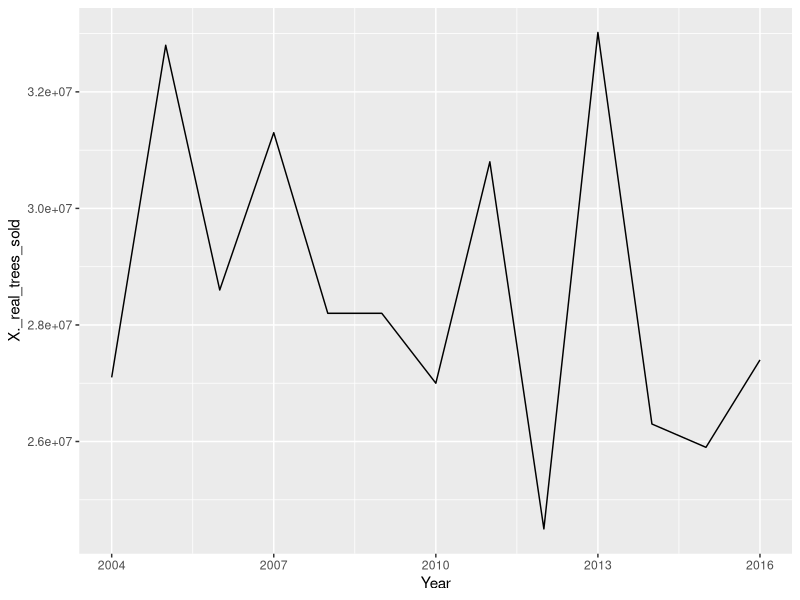
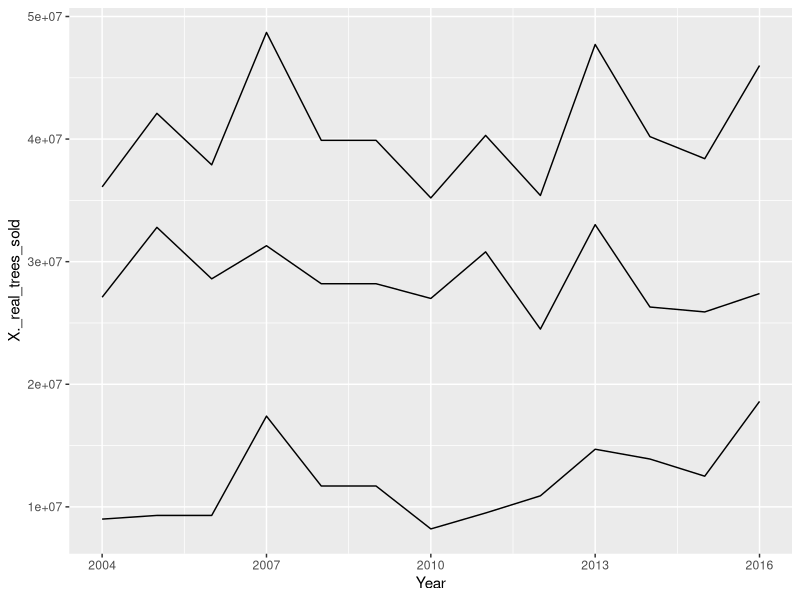
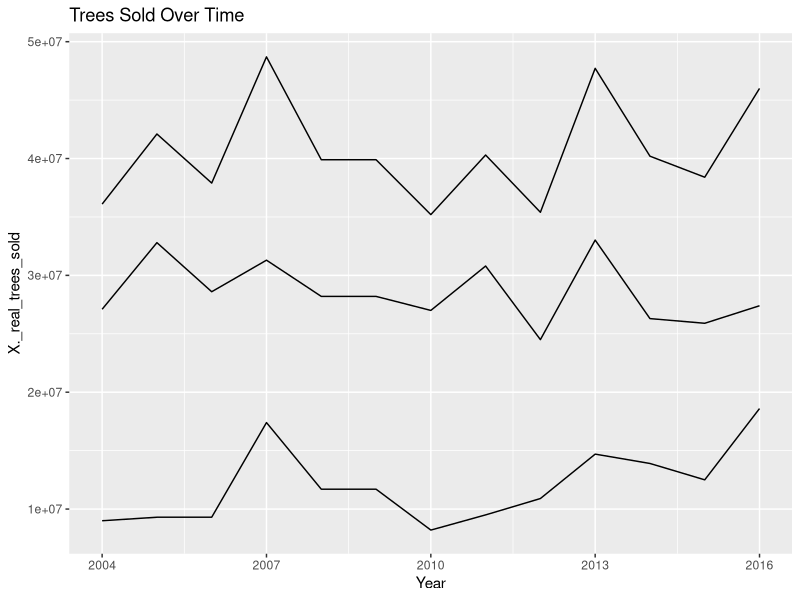
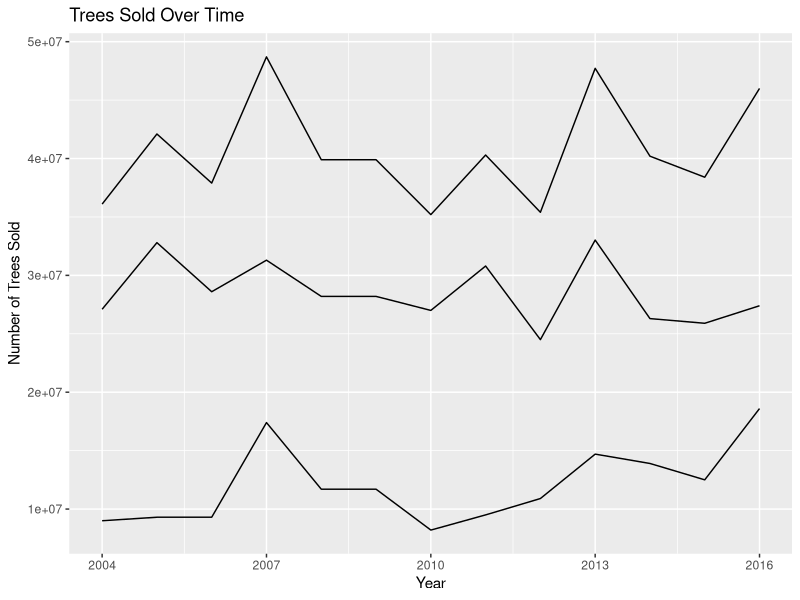
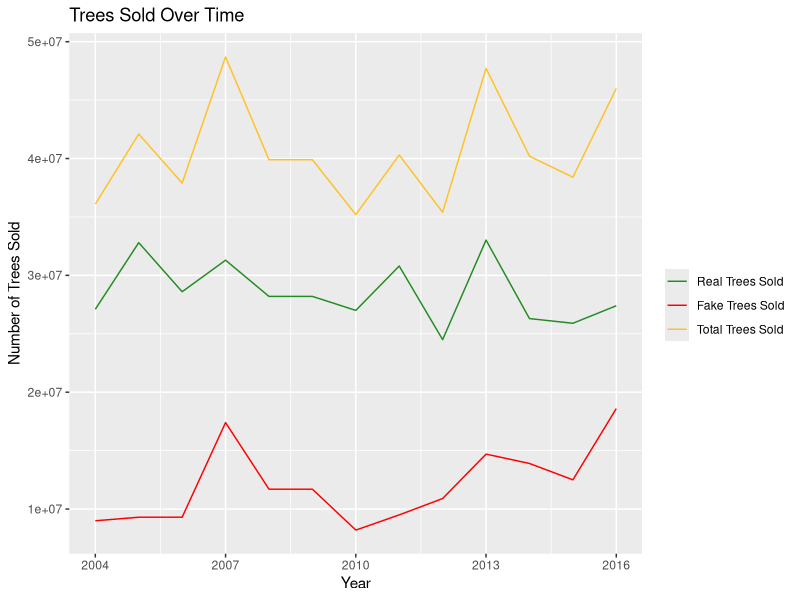
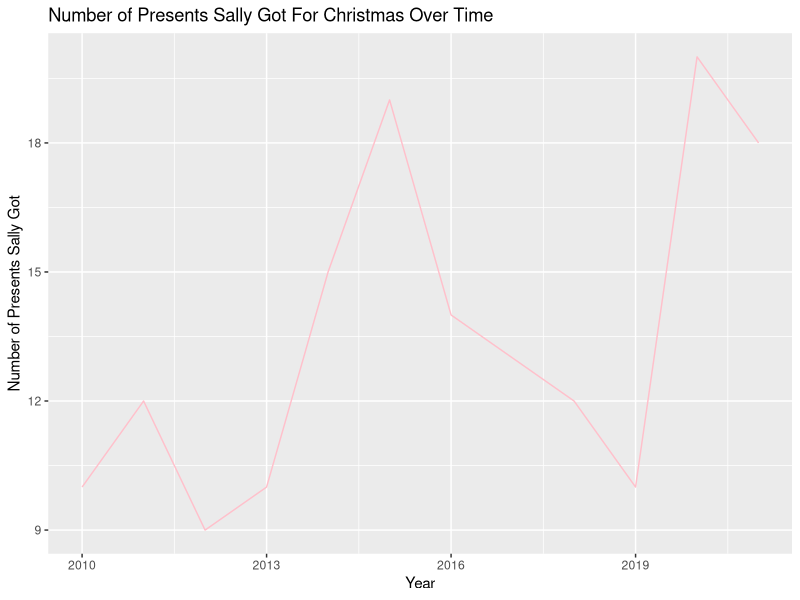

The R script that drew these images, in order:
## ---- chunk 1
# Libraries
library(tidyverse)
library(ggplot2)
library(readr)
## ---- chunk 2
Tree_Data <- read.csv("Christmas_Tree.csv") # Loading Tree Data
## ---- chunk 3
ggplot(Tree_Data, aes(x=Year, y=X._real_trees_sold)) + # Year is on the X-axis, Real trees sold is on the y axis
  geom_line() # Makes it a line chart
## ---- chunk 4
ggplot(Tree_Data, aes(x=Year)) +
  geom_line(aes(y = X._real_trees_sold)) + # Line for real trees sold
  geom_line(aes(y = X._fake_trees_sold)) + # Line for fake trees sold
  geom_line(aes(y = total_trees_sold)) # Line for total trees sold
## ---- chunk 5
ggplot(Tree_Data, aes(x=Year)) +
  geom_line(aes(y = X._real_trees_sold)) + # Line for real trees sold
  geom_line(aes(y = X._fake_trees_sold)) + # Line for fake trees sold
  geom_line(aes(y = total_trees_sold)) + # Line for total trees sold
  ggtitle("Trees Sold Over Time") # Title
## ---- chunk 6
ggplot(Tree_Data, aes(x=Year)) +
  geom_line(aes(y = X._real_trees_sold)) + # Line for real trees sold
  geom_line(aes(y = X._fake_trees_sold)) + # Line for fake trees sold
  geom_line(aes(y = total_trees_sold)) + # Line for total trees sold
  ggtitle("Trees Sold Over Time") + # Title
  labs(y = "Number of Trees Sold", x = "Year") # Y and x labels
## ---- chunk 7
ggplot(Tree_Data, aes(x=Year)) +
  geom_line(aes(y = X._real_trees_sold, color = "Real Trees Sold")) + # Line for real trees sold
  geom_line(aes(y = X._fake_trees_sold, color = "Fake Trees Sold")) + # Line for fake trees sold
  geom_line(aes(y = total_trees_sold, color = "Total Trees Sold")) + # Line for total trees sold
  ggtitle("Trees Sold Over Time") + # Title
  scale_colour_manual("", breaks = c("Real Trees Sold", "Fake Trees Sold", "Total Trees Sold"), # Making the Legend
  values = c("forestgreen", "red", "goldenrod1")) + # Assigning colors to each of the lines
  labs(y = "Number of Trees Sold", x = "Year") # Y and x labels
## ---- chunk 8
Gift_Data <- read.csv("Gift_Data.csv")

ggplot(Gift_Data, aes(x=Year)) + # Year is on the X-axis, Real trees sold is on the y axis
  geom_line(aes(y=Number_of_Presents_Sally_Got), color = "pink") + # Makes it a line chart
  labs(y = "Number of Presents Sally Got", x = "Year") + # X and y labels
  ggtitle("Number of Presents Sally Got For Christmas Over Time") # Title
